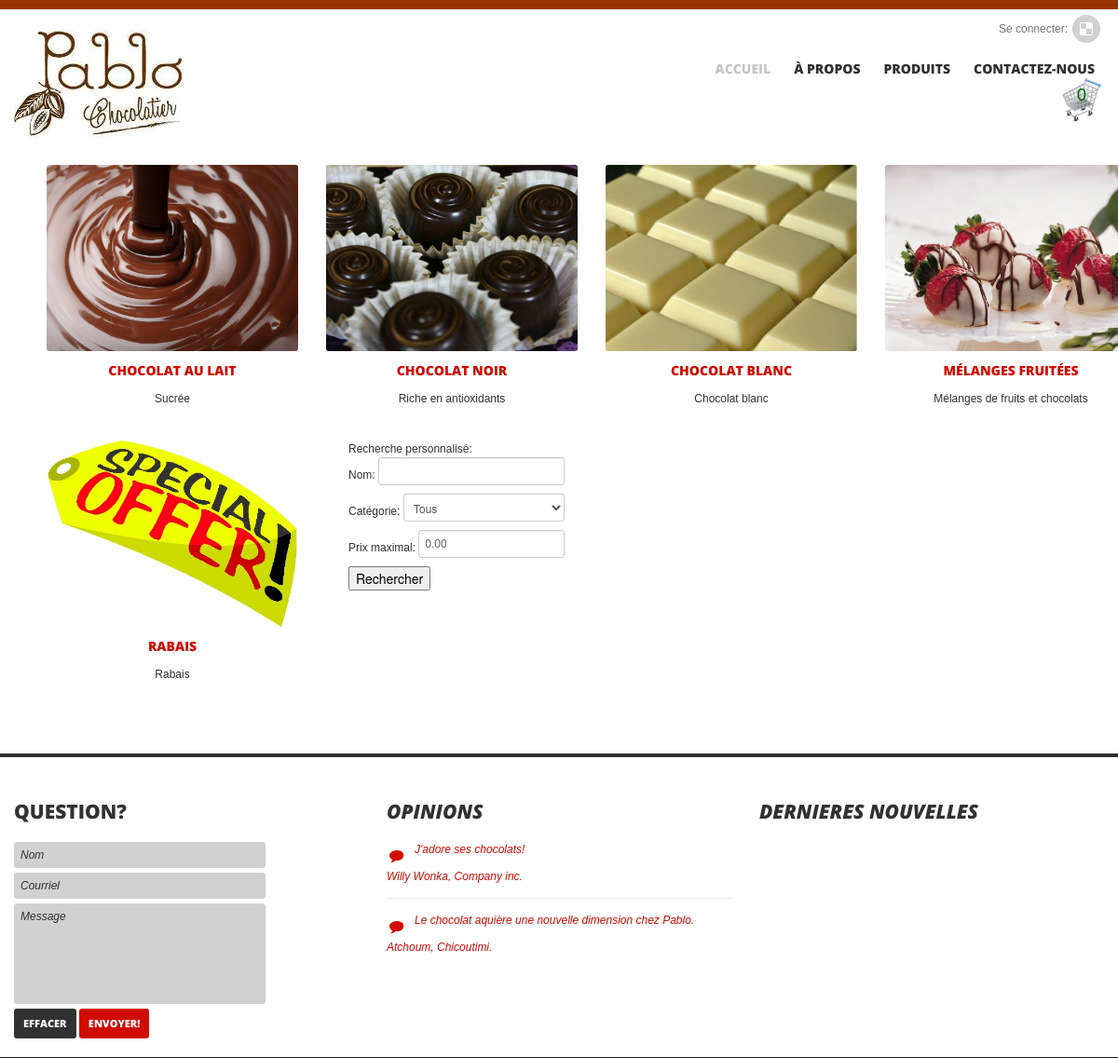
Screenshot of /index.php?page=Produits with the database file from the repository.
### tables this page shows
CREATE TABLE IF NOT EXISTS `categories` (
  `CategoryID` int(11) NOT NULL AUTO_INCREMENT,
  `CategoryName` varchar(60) NOT NULL,
  `Description` text,
  `ImageURL` varchar(2048) NOT NULL,
  PRIMARY KEY (`CategoryID`)
);

### Includes/functionsAndClasses.php (called while the page is built, shortened)
<?php
class Basket {
    private $_ProductOrders;
    function __construct() {
        $this->_ProductOrders = array();
    }
    function GetDiffProductCount() {
        return count($this->_ProductOrders);
    }
}
?>

### Includes/Products.php (the view, shortened to what this page needs)
<?php
    $mySqli = new mysqli($DB_HOST, $DB_USER, $DB_PASS, $DB_NAME);
    echo "<div class='wrap'>";
    echo "<div class='container-fluid'>";
    echo "<div class='span12' >";
    if (!isset($_GET["Category"]) && !isset($_GET["CustomSearch"])) {
        $categories = $mySqli->query("SELECT * FROM Categories WHERE (SELECT COUNT(*) FROM ProductsCategories WHERE CategoryID = Categories.CategoryID)");
        $catNames = array();
        $catIDs = array();
        echo "<div class='row' >";
        while($row = $categories->fetch_assoc()) {
            array_push($catIDs, $row["CategoryID"]);
            array_push($catNames, $row["CategoryName"]);
            ?>
            <div class='span3' data-category='category01'>
                <div class='hover_img'>
                    <a href='index.php?page=Produits&Category=<?= $row["CategoryID"] ?>' >
                        <img src='img/categories/<?= $row["ImageURL"] ?>' alt style='visibility: visible;
                             opacity: 1; width: 270px; height: 200px;'/>
                    </a>
                </div>
                <div class='item_description'>
                    <h6>
                    <a><?= $row["CategoryName"] ?></a>
                    </h6>
                    <div class='descr'><?= $row["Description"] ?></div>
                </div><br/><br/>
            </div>
           <?php
        }
    ?>
<div class='span3' data-category='category01' style="padding-left: 2%;">
        <form action='index.php' method='GET'>
            <div>Recherche personnalisé:</div>
            <div>Nom: <input type='text' name='txtName' style='width:186px;'/></div>
            <div>Catégorie:
                <select style='width:173px;' name='selCategory'>
                    <option value='All'>Tous</option>
                </select>
            </div>
            <div>Prix maximal:
                <input type='text' name='txtPrice' value='0.00' onkeypress='return IsNumberOrControl(event)'
                       style='width:143px;' maxLength='6'/>
            </div>
            <div><input type='submit' value='Rechercher'/></div>
        </form>
</div>
</div>
<?php
    }
    echo "</div>";
    echo "</div>";
    echo "</div>";
?>

### index.php (shortened to what this page needs)
<?php
    include("Includes/functionsAndClasses.php");
    $DB_HOST = "localhost";
    $DB_USER = "root";
    $DB_PASS = "";
    $DB_NAME = "tpw34";
?>
<!DOCTYPE html>
<html lang="en">
    <head>
        <link href="css/bootstrap.css" rel="stylesheet">
        <link href="css/theme.css" rel="stylesheet">
        <link rel="stylesheet" type="text/css" href="css/skins/tango/skin.css" />
        <link href="css/bootstrap-responsive.css" rel="stylesheet">
        <link rel="stylesheet" href="http://netdna.bootstrapcdn.com/font-awesome/4.0.3/css/font-awesome.min.css" />
        <link href="css/Products.css" rel="stylesheet">
    </head>
    <body onload="initialize()">
        <div class="header">
            <div class="wrap">
                <div class="navbar navbar_ clearfix">
                    <div class="container">
                        <div class="row">
                            <div class="span4">
                                <br />
                                <div class="logo"><a href="index.php"><img src="img/logopablo.jpg" alt="" /></a></div>
                            </div>
                            <div class="span8">
                                <div class="follow_us">
                                    <ul>
                                         <?php
                                            if(isset($_SESSION["nom"]) || isset($_SESSION["login"])){
                                                if (isset($_SESSION["nom"]))
                                                {
                                                    echo "<li> Bonjour, <b>".$_SESSION["nom"]."</b></li>";
                                                }
                                                if (isset($_SESSION["login"]))
                                                {
                                                    echo "<li> Bonjour, <b>".$_SESSION["login"]."</b></li>";
                                                }
                                                echo " <br />deconnecter: <li><a class='delicious' href='index.php?page=sortir' >Delicious</a></li>";
                                            }
                                            else{
                                                echo "<li>Se connecter: </a></li>";
                                                echo "<li><a class='delicious modal_trigger' href='#modal' >Delicious</a></li>";
                                            }
                                            ?>
                                    </ul>
                                </div>
                                <nav id="main_menu">
                                    <div class="menu_wrap">
                                        <ul class="nav sf-menu">
                                            <li class="current"><a href="index.php">Accueil</a></li>
                                            <li><a href="index.php?page=about">À propos</a></li>
                                            <li class="sub-menu">
                                                <a href="index.php?page=Produits">Produits</a>
                                            </li>
                                            <li class="sub-menu"><a href="index.php?page=contacts">Contactez-nous</a></li>
                                        </ul>
                                    </div>
                                </nav>
                            </div>
                            <div style='background-image:url("Img/Cart.png"); float:right; margin-bottom:4px;
                                 height:48px; width:48px; text-align:center;'>
                                    <a href='index.php?page=Panier' style='color:#060; font-size:18px; position:relative;
                                       top:10px;'><?= $_SESSION["Basket"]->GetDiffProductCount() ?> </a>
                            </div>
                        </div>
                    </div>
                </div>
            </div>
        </div>
        <div class="page_container">
            <?php
            if (isset($_GET["page"])) {
                $page = $_GET["page"];
                switch ($page) {
                    case "Produits" :               include("Includes/Products.php");               break;
                }
            } else
                include("Includes/home.php");
            ?>
        </div>
        <div id="footer">
            <div class="wrap">
                <div class="container">
                    <div class="row">
                        <div class="span4">
                            <h2 class="title">Question?</h2>
                            <a name="question"/>
                            <form action="index.php#question" method="post">
                                <input class="span3" type="text" name="name" id="name" value="Nom" onFocus="if (this.value == 'Name')
                                            this.value = '';" onBlur="if (this.value == '')
                                                        this.value = 'Name';" />
                                <input class="span3" type="text" name="email" id="email" value="Courriel" onFocus="if (this.value == 'Email')
                                            this.value = '';" onBlur="if (this.value == '')
                                                        this.value = 'Email';" />
                                <textarea name="message" id="message" class="span3" onFocus="if (this.value == 'Message')
                                            this.value = '';" onBlur="if (this.value == '')
                                                        this.value = 'Message';" >Message</textarea>
                                <input type="reset" class="btn dark_btn" value="Effacer" />
                                <input type="submit" class="btn send_btn" value="Envoyer!" />
                            </form>
                        </div>
                        <div class="span4">
                            <h2 class="title">Opinions</h2>
                            <ul>
                                <li>
                                    <span class="testimonials_arrow"></span>J'adore ses chocolats!
                                    <div class="author">Willy Wonka, Company inc.</div>
                                </li>
                                <li>
                                    <span class="testimonials_arrow"></span>Le chocolat aquière une nouvelle dimension chez Pablo.
                                    <div class="author">Atchoum, Chicoutimi.</div>
                                </li>
                            </ul>
                        </div>
                        <div class="span4">
                            <h2 class="title">DERNIERES NOUVELLES</h2>
                        </div>
                    </div>
                </div>
            </div>
        </div>
        <?php include("Includes/login/loginpopup.php"); ?>
    </body>
</html>

### Includes/login/loginpopup.php (shortened to what this page needs)
<link href="Includes/login/LoginPopup.css" rel="stylesheet">

### css/theme.css (style rules this page uses)
a, input, select, textarea { outline:none !important; }
body { overflow-x:hidden; }
.header { padding:3px 0 10px 0; background:#fff; border-top:10px #993300 solid; }
img { outline:0; vertical-align:top; }
.logo { padding-bottom:3px; }
.logo img { max-width:100%; }
.follow_us { text-align:right; padding:3px 4px 9px 0; }
.follow_us ul li { padding:0; margin:0 0 0 5px; display:inline-block; line-height:30px; }
.follow_us a { background-image:url(../img/top_socials.png); background-repeat:no-repeat; height:30px; width:30px; display:block; text-indent:-9999px; text-align:left; }
.follow_us a.delicious { background-position:-140px 0; }
#main_menu { position: relative; float:right; }
.menu_wrap { padding-top: 10px; float:right; }
.menu_wrap .nav li { margin: 0; padding: 0; position: relative; zoom: 1; }
.menu_wrap .nav > li { padding: 0 0 0 25px; display:inline-block; }
.menu_wrap .nav li a { line-height:18px; color: #313131; font-family: 'Open Sans', sans-serif; font-weight:800; font-size:14px; text-transform: uppercase; text-shadow: none; text-decoration: none; padding:0; text-align:left; }
.menu_wrap .nav > li.sfHover > a, .menu_wrap .nav > li.sfHover > a:hover, .menu_wrap .nav > li > a:hover, .menu_wrap .nav > li.current > a, .menu_wrap .nav > li.current > a:hover { color: #c5c5c5; background:none; }
.sub-menu > a { position: relative; }
.menu_wrap .nav > li.sub-menu > a:before { content: " "; position: absolute; background: none; width: 7px; height: 4px; right: 50%; top: 51px; margin: 0 -3px 0 0; }
.menu_wrap .nav > li.sfHover > a:before, .menu_wrap .nav > li.sfHover > a:hover:before, .menu_wrap .nav > li > a:hover:before, .menu_wrap .nav > li.current > a:before, .menu_wrap .nav > li.current > a:hover:before { background: url('../img/li-marker.png') left top no-repeat; }
.menu_wrap .nav > li.current > a:before { background: none; }
.page_container { padding-bottom:40px; background:#FFF; }
h2.title { padding:0; margin:0 0 19px 0; line-height:28px; text-transform:uppercase; color:#313131; font-family: 'Open Sans', sans-serif; font-weight:800; }
[class*="span"] img, [class*="span"] iframe { max-width:100%; }
.hover_img { position:relative; background-color:#fff; }
.hover_img img, .post_carousel img { border-radius:3px; }
.block ul, .follow_us ul, #footer ul { padding:0; margin:0; list-style:none; }
.block li, #footer li { padding:0; margin:0; }
#footer { background:#FFF; padding-top:44px; border-top:4px #313131 solid; color:#1e1e1e; line-height:16px; }
#footer a { color:#d00b01; font-style:italic; }
#footer h2.title { color:#313131; font-size:21px; background:none; }
#footer .span3 { padding-bottom:30px; }
#footer li { padding:0 0 15px 0; margin-bottom:15px; border-bottom:1px #eaeaea solid; line-height:16px; }
#footer li:last-child { border-bottom:0; padding-bottom:0; margin-bottom:0; }
.author { padding-top:7px; color:#d00b01; font-style:italic; }
.testimonials_arrow { width:22px; height:22px; background:url(../img/testimonials_arrow.png) no-repeat left top; float:left; margin:0 8px 0 0; display:block; }
#footer input[type="text"], #footer textarea { margin:0 0 5px 0 !important; padding: 3px 6px !important; font-size: 12px; color: #313131; font-style:italic; -webkit-border-radius: 3px; -moz-border-radius: 3px; border-radius: 3px; background: #d1d1d1; border: 1px solid #d1d1d1; -webkit-box-shadow: none; -moz-box-shadow: none; box-shadow: none; }
#footer textarea { min-height:100px !important; }
.item_description { text-align:center; color:#313131; }
.item_description h6 { font-weight:800; margin:10px 0 10px 0; text-transform:uppercase; }

### rows the page displays
categories: ImageURL (picture), CategoryName "CHOCOLAT AU LAIT", Description "Sucrée"
categories: ImageURL (picture), CategoryName "CHOCOLAT NOIR", Description "Riche en antioxidants"
categories: ImageURL (picture), CategoryName "CHOCOLAT BLANC", Description "Chocolat blanc"
categories: ImageURL (picture), CategoryName "MÉLANGES FRUITÉES", Description "Mélanges de fruits et chocolats"
categories: ImageURL (picture), CategoryName "RABAIS", Description "Rabais"

### other values shown
$_SESSION["Basket"]->GetDiffProductCount() "0"
